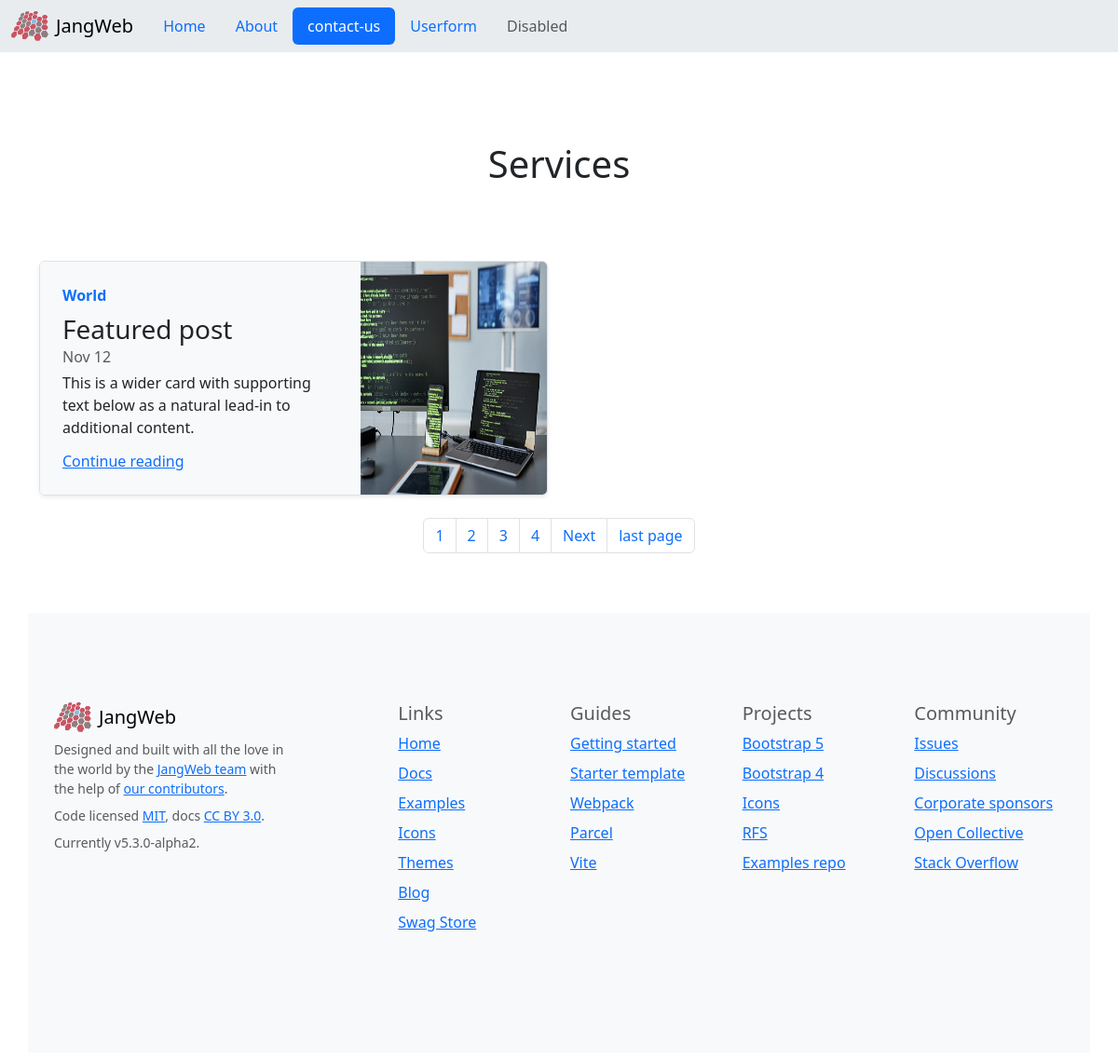
The page /contact-us/ on the database its author committed.
### services/models.py (models this page shows)
class services(models.Model):
    services_pic=models.CharField(max_length=50)
    servicew_title=models.CharField(max_length=50)
    services_des=models.TextField()
    services_links=models.CharField(max_length=100)
    services_mini_title=models.CharField(max_length=50)

### JangWeb/views.py (the view)
# urls.py: path('contact-us/',views.contactUs,name="contact-us"),
def contactUs(request):
    servicesData=services.objects.all()
    pagi=Paginator(servicesData,1)
    page_num=request.GET.get('page')
    final_data=pagi.get_page(page_num)
    last_page=final_data.paginator.num_pages
    data={
        'servicesData':final_data,
        'last_page':last_page,
        'total_page_list':[L+1 for L in range(last_page)],
    }
    return render(request,"contact-us.html",data)

### templates/contact-us.html (shortened to what this page needs)
{% extends 'base.html' %}
{% block content %}
    <div class=container >
      <div class="title text-center py-4 py-md-5 mt-5">
        <h1 class="mb-10">Services</h1>
      </div>
    <div class="row mb-2 mt-4">
      {% for n in servicesData%}
      <div class="col-md-6">
        <div class="row g-0 border rounded overflow-hidden flex-md-row mb-4 shadow-sm h-md-250 position-relative">
          <div class="col p-4 d-flex flex-column position-static bg-light">
            <strong class="d-inline-block mb-2 text-primary">{{n.services_mini_title}}</strong>
            <h3 class="mb-0">{{n.servicew_title}}</h3>
            <div class="mb-1 text-body-secondary">Nov 12</div>
            <p class="card-text mb-auto">{{n.services_des | safe}}</p>
            <a href="#" class="stretched-link">Continue reading</a>
          </div>
          <div class="col-auto d-none d-lg-block">
            <img src="{{n.services_pic}}" class="bd-placeholder-img" width="200" height="250" />
          </div>
        </div>
      </div>
      {% endfor %}
  <nav aria-label="Page navigation example">
    <ul class="pagination justify-content-center">
      {% for L in total_page_list %}
      <li class="page-item"><a class="page-link" href="/contact-us/?page={{L}}">{{L}}</a></li>
      {% endfor %}
      {% if servicesData.has_next %}
      <li class="page-item">
        <a class="page-link" href="/contact-us/?page={{servicesData.next_page_number}}">Next</a>
      </li>
      <li class="page-item">
        <a class="page-link" href="/contact-us/?page={{last_page}}">last page</a>
      </li>
      {% endif %}
    </ul>
  </nav>
{% endblock %}

### rows shown on the page
services: services_mini_title "World", servicew_title "Featured post", services_des "This is a wider card with supporting text below as a natural lead-in to additional content.", services_pic (picture)

### other values the page prints
{{ L }} "1" "2" "3" "4"
